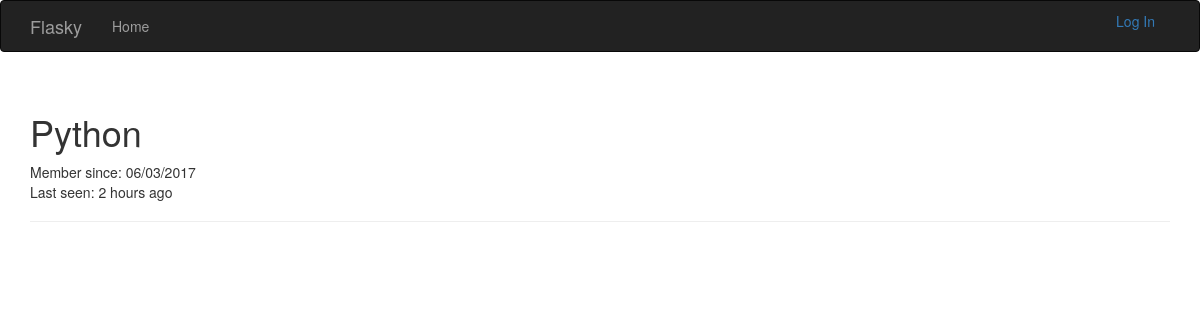
/user/Python, run on an earlier commit of the app's database.
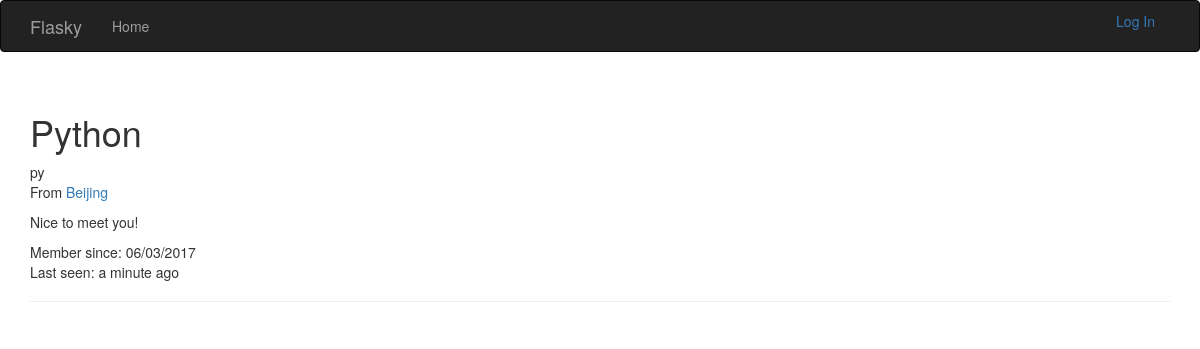
And on a later commit of the database.
### app/models.py (models this page shows, shortened)
class User(UserMixin, db.Model):
    __tablename__ = 'users'
    id = db.Column(db.Integer, primary_key=True)
    email = db.Column(db.String(64), unique=True, index=True)
    username = db.Column(db.String(64), unique=True, index=True)
    role_id = db.Column(db.Integer, db.ForeignKey('roles.id'))
    password_hash = db.Column(db.String(128))
    confirmed = db.Column(db.Boolean, default=False)
    name = db.Column(db.String(64))
    location = db.Column(db.String(64))
    about_me = db.Column(db.Text())
    member_since = db.Column(db.DateTime(), default=datetime.utcnow)
    last_seen = db.Column(db.DateTime(), default=datetime.utcnow)
    @property
    def password(self):
        raise AttributeError("password is not a readable attribute")

### app/main/views.py (the view)
@main.route("/user/<username>")
def user(username):
    user = User.query.filter_by(username=username).first()
    if user is None:
        abort(404)
    return render_template("user.html", user=user)

### app/auth/views.py (called while the page is built)
@auth.before_app_request
def before_request():
    if current_user.is_authenticated:
        current_user.ping()
        if not current_user.confirmed \
                and request.endpoint[:5] != "auth.":
            return redirect(url_for("auth.unconfirmed"))

### app/main/__init__.py (called while the page is built)
@main.app_context_processor
def inject_permissions():
    return dict(Permission=Permission)

### app/models.py (called while the page is built)
    def is_administrator(self):
        return False

### app/templates/user.html (shortened to what this page needs)
{% extends 'base.html' %}
{% block page_content %}
	<div class="page-header">
        <h1>{{ user.username }}</h1>
        {% if user.name or user.location %}
        <p>
            {% if user.name %}{{ user.name }}{% endif %}
            {% if user.location %}
                <br />
                From <a href="http://maps.google.com/?q={{ user.location }}">
                    {{ user.location }}
                </a>
            {% endif %}
        </p>
    {% endif %}
    {% if user.about_me %}
        <p>{{ user.about_me }}</p>
    {% endif %}
    <p>
        Member since: {{ moment(user.member_since).format("L") }}<br />
        Last seen: {{ moment(user.last_seen).fromNow() }}
    </p>
	</div>
{% endblock %}

### app/templates/base.html (shortened to what this page needs)
{% extends 'bootstrap/base.html' %}
{% block head %}
	{{super()}}
{% endblock %}
{% block navbar %}
<div class="navbar navbar-inverse" role='navigation'>
	<div class="container">
		<div class="navbar-header">
			<a class="navbar-brand" href="{{ url_for('main.index') }}">Flasky</a>
		</div>
		<div class="navbar-collapse collapse">
			<ul class="nav navbar-nav">
				<li><a href="{{ url_for('main.index') }}">Home</a></li>
			</ul>
            <ul class="nav navbar-right">
                {% if current_user.is_authenticated %}
                 <li class="dropdown">
                    <a href="#" class="dropdown-toggle" data-toggle="dropdown">Account <b class="caret"></b></a>
                    <ul class="dropdown-menu">
                        <li><a href="{{ url_for('auth.change_password') }}">Change Password</a></li>
                        <li><a href="{{ url_for('auth.logout') }}">Log Out</a></li>
                    </ul>
                </li>
                {% else %}
                <li>
                    <a href="{{ url_for('auth.login') }}">Log In</a>
                </li>
                {% endif %}
            </ul>
		</div>
	</div>
</div>
{% endblock %}
{% block content %}
	<div class="container">
		{% block page_content %}{% endblock %}
	</div>
{% endblock %}

What changed in the data, as far as the page shows it:
changed User "Python": name (not shown) → "py"; location (not shown) → "Beijing"; about_me (not shown) → "Nice to meet you!"; last_seen "2 hours ago" → "a minute ago"
Also different on the page:
text now shown: "From"
